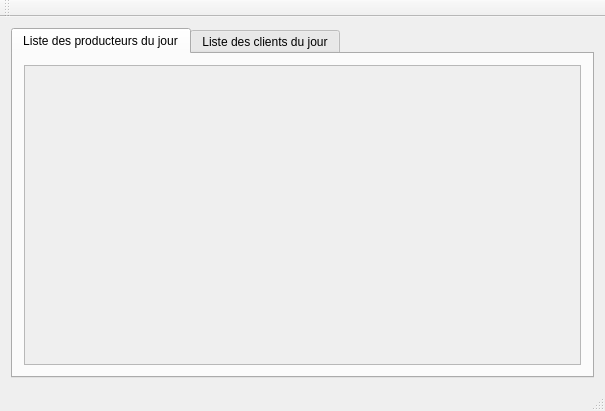
<?xml version="1.0" encoding="UTF-8"?>
<ui version="4.0">
 <class>MainWindow</class>
 <widget class="QMainWindow" name="MainWindow">
  <property name="geometry">
   <rect>
    <x>0</x>
    <y>0</y>
    <width>605</width>
    <height>411</height>
   </rect>
  </property>
  <property name="windowTitle">
   <string>Livraisons quotidienne</string>
  </property>
  <widget class="QWidget" name="centralWidget">
   <layout class="QVBoxLayout" name="verticalLayout">
    <item>
     <widget class="QTabWidget" name="tabWidget">
      <property name="currentIndex">
       <number>0</number>
      </property>
      <widget class="QWidget" name="listeProducteur">
       <attribute name="title">
        <string>Liste des producteurs du jour</string>
       </attribute>
       <layout class="QVBoxLayout" name="verticalLayout_2">
        <item>
         <widget class="QScrollArea" name="scrollArea">
          <property name="widgetResizable">
           <bool>true</bool>
          </property>
          <widget class="QWidget" name="scrollAreaWidgetContents">
           <property name="geometry">
            <rect>
             <x>0</x>
             <y>0</y>
             <width>563</width>
             <height>270</height>
            </rect>
           </property>
           <layout class="QVBoxLayout" name="verticalLayout_4">
            <item>
             <layout class="QVBoxLayout" name="maVerticalLayout"/>
            </item>
           </layout>
          </widget>
         </widget>
        </item>
       </layout>
      </widget>
      <widget class="QWidget" name="listeClient">
       <attribute name="title">
        <string>Liste des clients du jour</string>
       </attribute>
       <layout class="QVBoxLayout" name="verticalLayout_5">
        <item>
         <widget class="QScrollArea" name="scrollArea_2">
          <property name="widgetResizable">
           <bool>true</bool>
          </property>
          <widget class="QWidget" name="scrollAreaWidgetContents_2">
           <property name="geometry">
            <rect>
             <x>0</x>
             <y>0</y>
             <width>563</width>
             <height>270</height>
            </rect>
           </property>
           <layout class="QVBoxLayout" name="verticalLayout_3">
            <item>
             <layout class="QVBoxLayout" name="maVerticalLayoutClient"/>
            </item>
           </layout>
          </widget>
         </widget>
        </item>
       </layout>
      </widget>
     </widget>
    </item>
   </layout>
  </widget>
  <widget class="QMenuBar" name="menuBar">
   <property name="geometry">
    <rect>
     <x>0</x>
     <y>0</y>
     <width>605</width>
     <height>27</height>
    </rect>
   </property>
  </widget>
  <widget class="QToolBar" name="mainToolBar">
   <attribute name="toolBarArea">
    <enum>TopToolBarArea</enum>
   </attribute>
   <attribute name="toolBarBreak">
    <bool>false</bool>
   </attribute>
  </widget>
  <widget class="QStatusBar" name="statusBar"/>
 </widget>
 <layoutdefault spacing="6" margin="11"/>
 <resources/>
 <connections/>
</ui>
